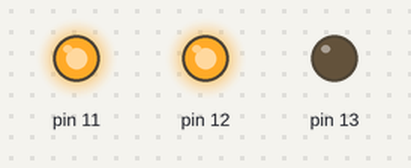
The sketch below on a simulated Arduino Uno, built with avr-gcc and run on an emulated ATmega328P. On the bench: output pins drawn as LEDs (lit = HIGH).

Above: at 0.5 s.
At 2.5 s:
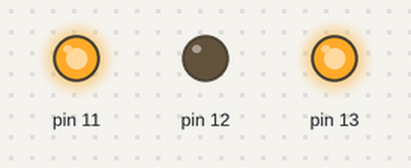
At 4.5 s:
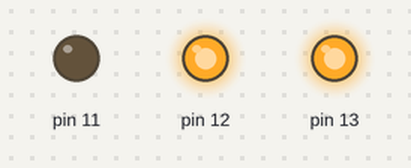
At 5.5 s:
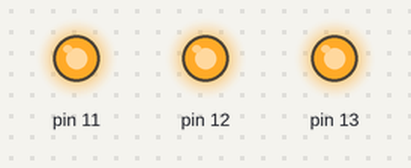
Timing chart, 0 to 7.8 s (numbered marks = the images above):
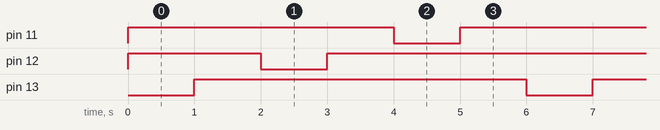

Measured:
- by itself, pin 11, pin 12: repeats every 6.0 s: LOW 1.0 s, HIGH 5.0 s
- by itself, pin 13: alternates HIGH for 5.0 s and LOW for 1.0 s
- by itself, everything shown: repeats every 6.0 s, in 6 steps

The sketch:

multiple_led.ino
```cpp
void setup()
{
   pinMode(13,OUTPUT);
   pinMode(12,OUTPUT);
   pinMode(11,OUTPUT);
  }

void loop()
{

  digitalWrite(11,1);
  digitalWrite(12,1);
  digitalWrite(13,0);
  delay(1000);
    digitalWrite(11,1);
  digitalWrite(12,1);
  digitalWrite(13,1);
  delay(1000);
    digitalWrite(11,1);
  digitalWrite(13,1);
  digitalWrite(12,0);
  delay(1000);
    digitalWrite(11,1);
  digitalWrite(13,1);
  digitalWrite(12,1);
  delay(1000);
    digitalWrite(13,1);
  digitalWrite(12,1);
  digitalWrite(11,0);
  delay(1000);
    digitalWrite(13,1);
  digitalWrite(12,1);
  digitalWrite(11,1);
  delay(1000);
  }
```
